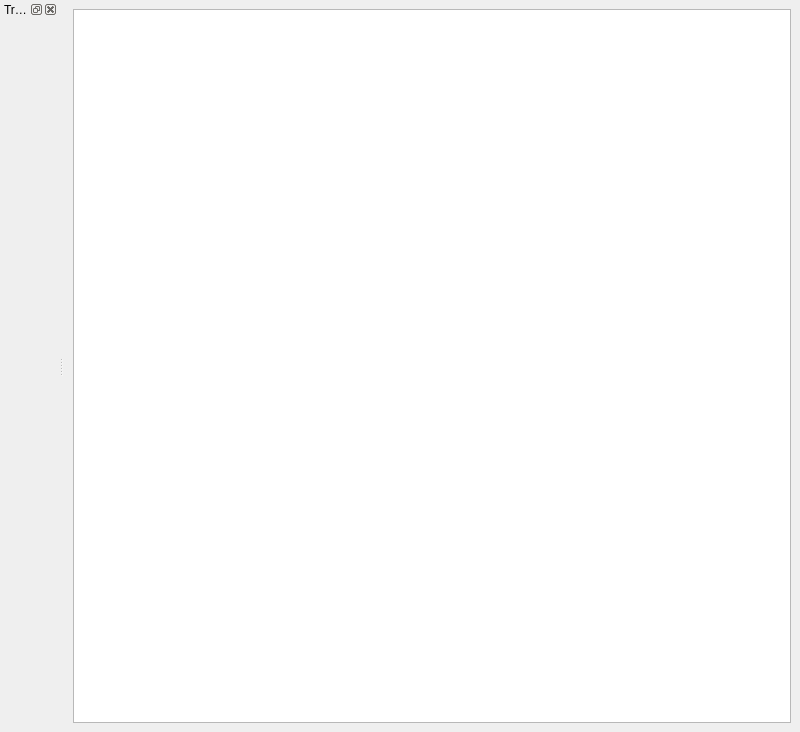
<?xml version="1.0" encoding="UTF-8"?>
<ui version="4.0">
 <class>MainWindow</class>
 <widget class="QMainWindow" name="MainWindow">
  <property name="geometry">
   <rect>
    <x>0</x>
    <y>0</y>
    <width>800</width>
    <height>732</height>
   </rect>
  </property>
  <property name="windowTitle">
   <string>MainWindow</string>
  </property>
  <widget class="QWidget" name="centralwidget">
   <layout class="QGridLayout" name="gridLayout">
    <item row="0" column="0">
     <widget class="CoordinatePlotWidget" name="graphicsLayout"/>
    </item>
   </layout>
  </widget>
  <widget class="QDockWidget" name="dockWidget">
   <property name="enabled">
    <bool>true</bool>
   </property>
   <property name="allowedAreas">
    <set>Qt::LeftDockWidgetArea|Qt::RightDockWidgetArea</set>
   </property>
   <property name="windowTitle">
    <string>Traces</string>
   </property>
   <attribute name="dockWidgetArea">
    <number>1</number>
   </attribute>
   <widget class="QWidget" name="dockWidgetContents">
    <layout class="QVBoxLayout" name="verticalLayout"/>
   </widget>
  </widget>
  <action name="actionExpand">
   <property name="text">
    <string>Expand</string>
   </property>
  </action>
 </widget>
 <customwidgets>
  <customwidget>
   <class>CoordinatePlotWidget</class>
   <extends>QGraphicsView</extends>
   <header>uiModules.CoordinatePlotWidget</header>
  </customwidget>
 </customwidgets>
 <resources>
  <include location="Experiment.qrc"/>
 </resources>
 <connections/>
</ui>
